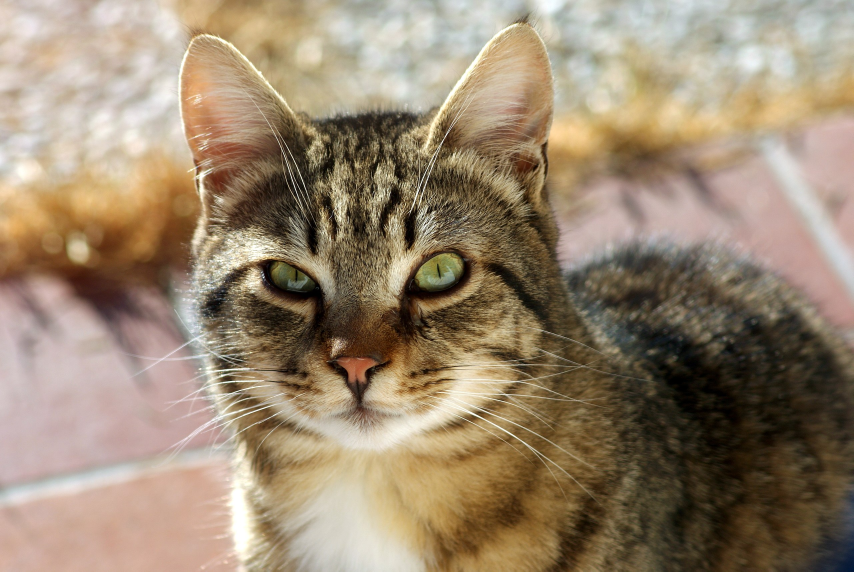
#> input picture Cat.jpg, 2560 x 1714 px (shown at 1/3 size)
$ python photo_to_cartoon_My.py Cat.jpg
#> lines starting #> are read from the running program, lines starting #| are printed output that depends on the picture; after the words box and inside, x2 and y2 are one past the last pixel; in counts of white or black regions, pixels touching at a corner belong together
#!/usr/bin/python3

import cv2
import numpy as np

def cartoonize_image(image_path, output_path='cartoonized.jpg'):
    # Read the image
#> called with image_path = 'Cat.jpg', output_path = 'cartoonized.jpg'
    img = cv2.imread(image_path)
#> img is the input picture: shape (1714, 2560, 3); mean B, G, R 111.9, 134.8, 152.8
    if img is None:
        raise FileNotFoundError(f"Image not found at {image_path}")

    # Resize for faster processing
    img = cv2.resize(img, (800, 800))
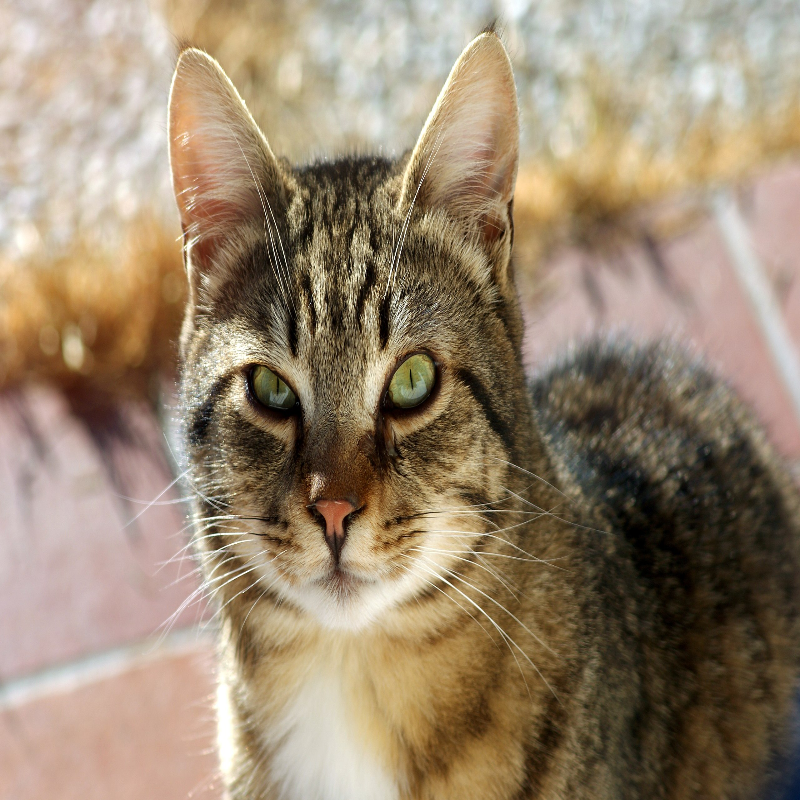
#> img: shape (800, 800, 3); mean B, G, R 111.8, 134.7, 152.7

    # Convert to grayscale
    gray = cv2.cvtColor(img, cv2.COLOR_BGR2GRAY)
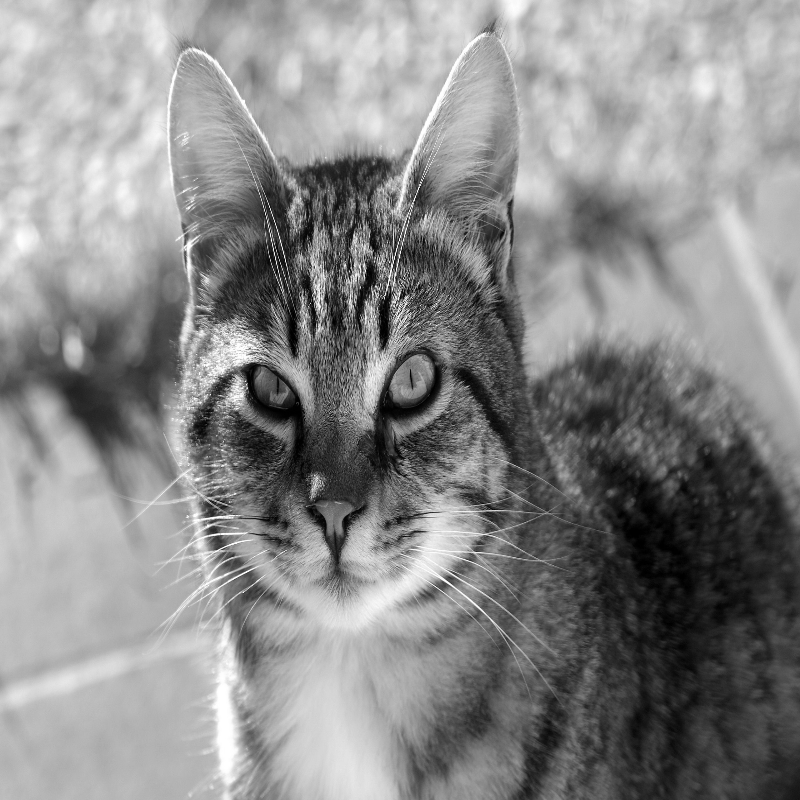
#> gray: shape (800, 800); min 0, max 255, mean 137.5

    # Apply median blur
    gray_blur = cv2.medianBlur(gray, 7)

    # Detect edges using adaptive thresholding
    edges = cv2.adaptiveThreshold(
        gray_blur, 255,
        cv2.ADAPTIVE_THRESH_MEAN_C,
        cv2.THRESH_BINARY,
        blockSize=9,
        C=2
    )
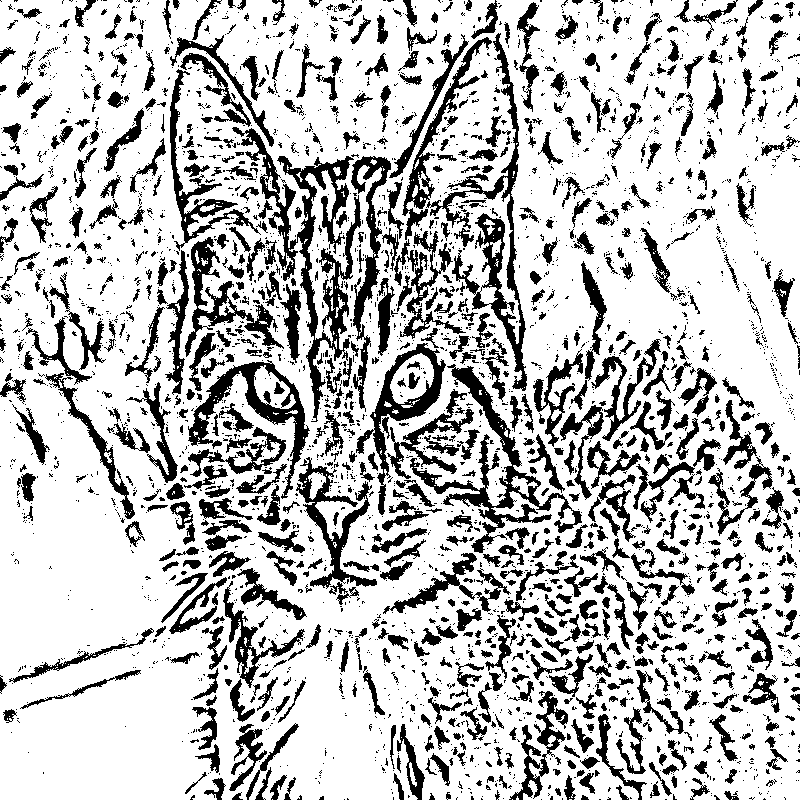
#> edges: shape (800, 800); 75.9% white; 3319 black regions (2483 under 20 px), largest, box (x1, y1, x2, y2) and area: (232, 127, 361, 422) 7215, (426, 33, 527, 391) 5264, (410, 364, 582, 553) 4930

    # Apply bilateral filter to smooth colors while preserving edges
    color = cv2.bilateralFilter(img, d=9, sigmaColor=250, sigmaSpace=250)

    # Combine edges and smoothed color image
    cartoon = cv2.bitwise_and(color, color, mask=edges)
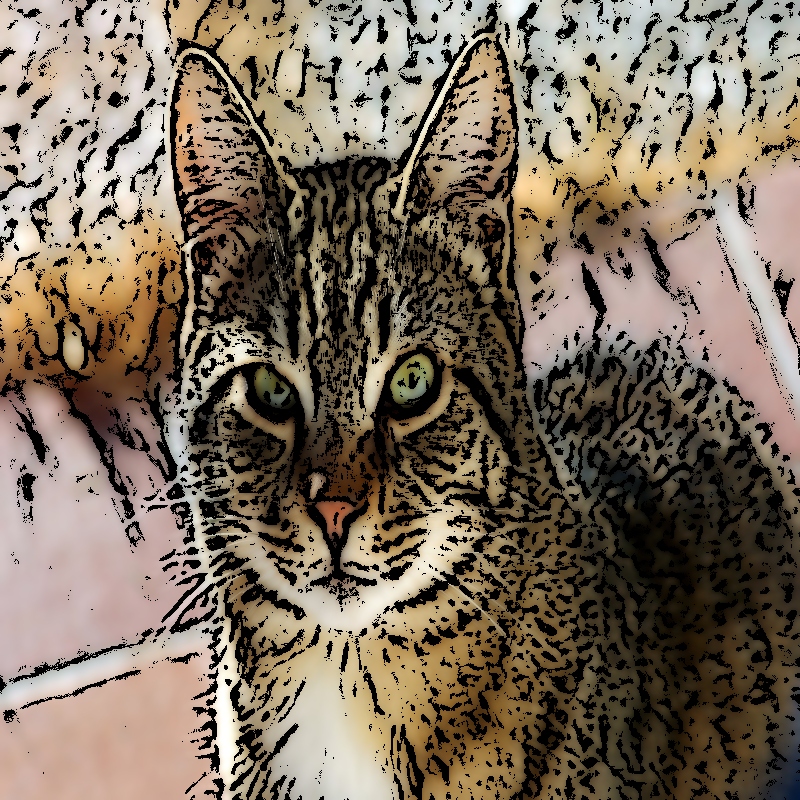
#> cartoon: shape (800, 800, 3); mean B, G, R 92.8, 109.9, 123.8

    # Save and display result
    cv2.imwrite(output_path, cartoon)
    print(f"Cartoonized image saved as: {output_path}")
    return cartoon

if __name__ == "__main__":
    import argparse

    parser = argparse.ArgumentParser(description="Cartoonize a JPEG image.")
    parser.add_argument("image_path", help="Path to the input JPEG image")
    parser.add_argument("--output", help="Output path for cartoonized image", default="cartoonized.jpg")

    args = parser.parse_args()
    cartoonize_image(args.image_path, args.output)


# Usage:
# ./photo_to_cartoon_My.py /path/to/your/photo/jpeg --output cartoon.jpeg
